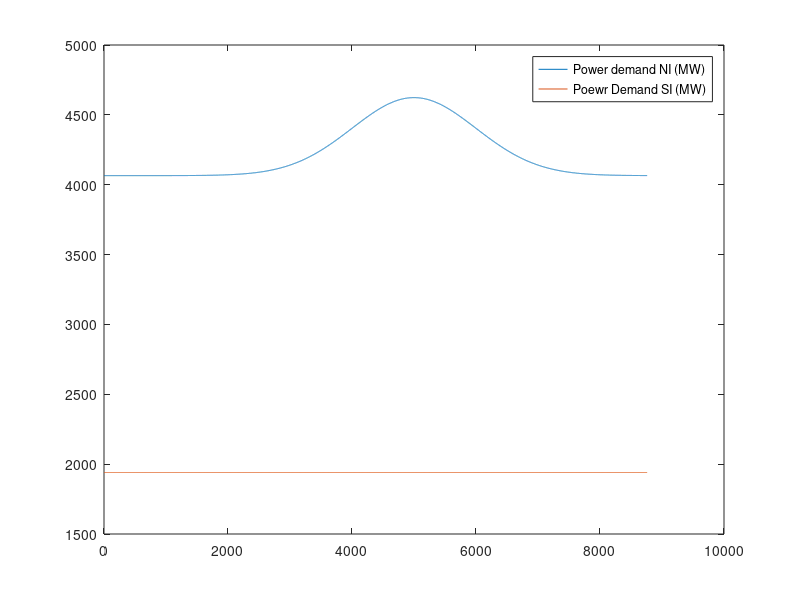
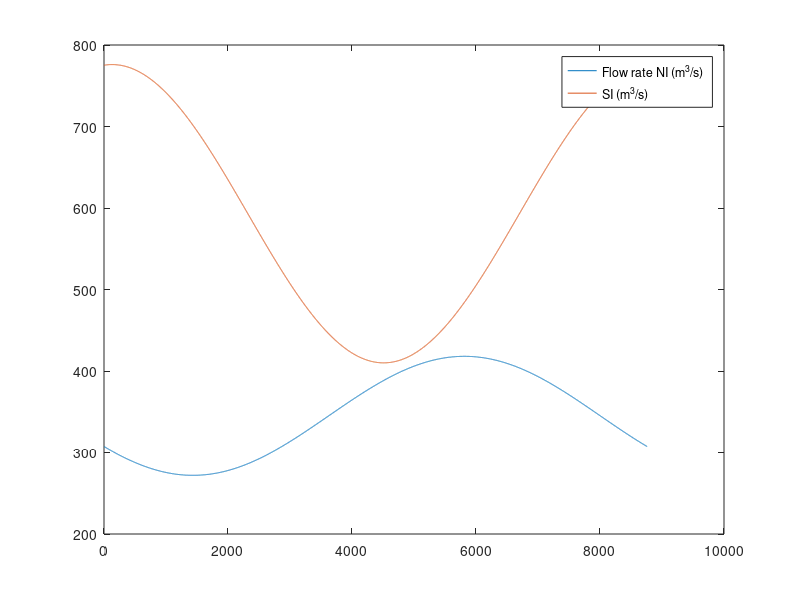
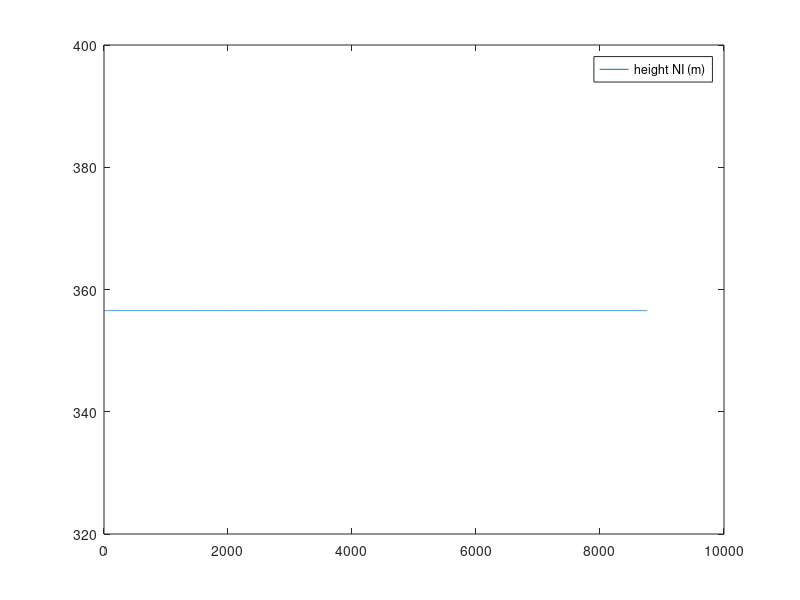
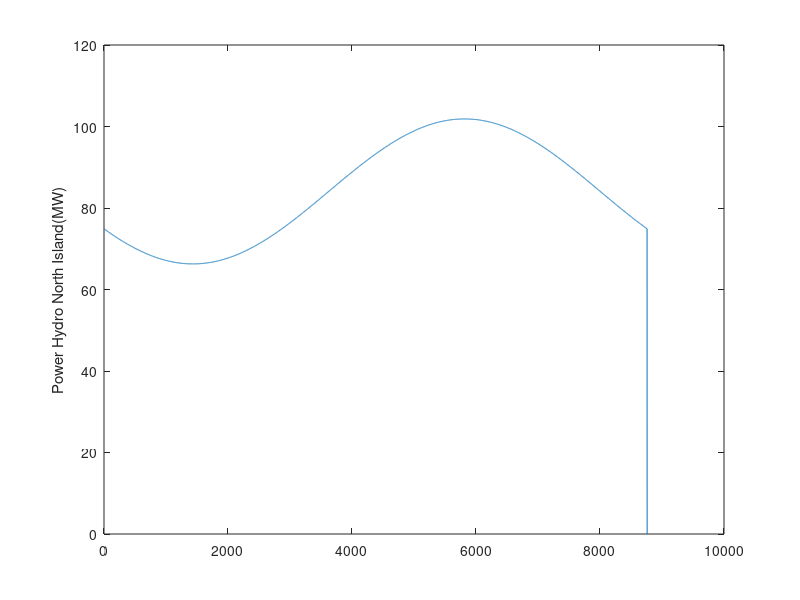

The MATLAB source for these figures, in order:
% EMTH171
% Case Study 2?
% Name: Hannah Tiong, Lixuan Feng?
% Solution Method

clear
clc

%Variables with assosciated differential equation

Hni0 = 356.55;  % initial height of NI lake (m)
Hsi0 = 406;    % inital height of SL lake (m)
Vni0 = 0;        % inital volume of NI lake (m^3)
Vsi0 = 0;        % inital volume of SI lake (m^3)

% fixed parameters
Ani = 620e6; % surface area of NL lake (m^2)
Asi = 350e6; % surface area of SL lake (m^2)
K = 1.55;   %   m^0.5/s
L = 300;     % length of spillway weir (m)
Hwni = 357.25; % height of NI weir     (m)
Hwsi = 410;    % height of SL weir     (m)
mean = 5000;    % mean for Normal distribution for North Island Power demand (h)
sd  = 1000;     % standard deviation (h)
t = 8760;
 
p = 998;   % kg/m^3
g = 9.81;    % gravity (m/s^2)
Hgen_ni = 80;   % height of NI generator(m)
Hgen_si = 0;    % heigth of SI generator(m)
% P_hydro = power;%%%%%%
Psi_hydro = 1 ;
% Equations
%Pni_demand = @(t) 4125 + 1.4e6 * normpdf(t, mean, sd); % power demand (MW) in North Island?
%Psi_demand = 1940;    % power demand (MW) in South Isaland?
f_Fni_in = @(t)  345 + 73* sin((2*pi*(t-3624))/8760); % inlet flow (m^3/s) North Island
f_Fni_gen = f_Fni_in;
f_Fni_spill = @(Hni) K*L*(Hni-Hwni)^1.5;                          


f_Fsi_in = @(t)  593 - 183* sin((2*pi*(t-2320))/8760); % inlet flow (m^3/s) South Island
f_Fsi_gen = @(t,Hni,Hsi) (Psi_hydro*10^6/0.9*p*g*(Hsi-Hgen_si)) ;
f_Fsi_spill = @(Hsi) (K*L*(Hsi-Hwsi)^1.5);


%dhni/dt
%f1 = @(t,Hni) ((f_Fni_in - f_Fni_gen - f_Fni_spill(Hni))/Ani) * 3600 ;*3600 for (m^3/s to m^3/h)
 f1 = @(t,Hni)   (f_Fni_spill(Hni)/Ani)*3600 ; % (m^3/h)
 %f1 =   @(t,Hni) (K*L*(Hni-Hwni)^1.5)*3600;

% dhsi/dt define on for no spill as well as if spill Hsi>Hwsi
f2a = @(t,Hni, Hsi) ((f_Fsi_in(t) - f_Fsi_gen(t,Hni,Hsi) - f_Fsi_spill(Hsi))/Asi)*3600; % (m^3/h)
f2b = @(t,Hni, Hsi) ((f_Fsi_in(t) - f_Fsi_gen(t,Hni,Hsi))/Asi)*3600;

%dVni/dt
f3 = @(t, Hni) f_Fni_spill*3600;
%dVsi/dt
f4 = @(t, Hni, Hsi) f_Fsi_spill*3600;

% Eulers Method

dt = 1; % (hr)
T_end = 8760;

% Equation for power demand
f_Pni_demand = @(t) 4065 + 1.4e6 * normpdf(t, mean, sd); % power demand (MW) in North Island?
f_Psi_demand = @(t) 1940; % power demand (MW) in South Isaland?

Pni_hydro = @(t,Hni) (0.9* (345 + 73* sin((2*pi*(t-3624))/8760)) *p*g*(Hni-Hgen_ni))/10e6;

%Equation for power demand derivative
%dPni_demand = @(t)1.4e6 * (-2*(t-mean))/(2*sd^2) * normpdf(t, mean, sd);
%dPsi_demand = @(t) 0;
% Equation for flow inlet derivative
%dFni_in = (73*2*pi/8760)*cos((2*pi*(t-3624))/8760);
%dFsi_in = (-183*2*pi/8760)*cos((2*pi*(t-2320)/8760));

%Set Hni, Hsi, Vni, Vsi arrays and initialise it
Hni = zeros(1,T_end) ;
Hsi = zeros(1,T_end);
Vni = zeros(1,T_end);
Vsi = zeros(1,T_end);

Hni(1)= Hni0;
Hsi(1) = Hsi0;

% Set time, power demand, flow inlet arrays
TArray = 1 : 1 : 8760;
Pni_demand = zeros(1,T_end);
Psi_demand = zeros(1,T_end);
Fni_in = zeros(1,T_end);
Fsi_in = zeros(1,T_end);
Fni_gen = zeros(1,T_end);

% Power hydro generation of North Island
Pni_hydroArray = zeros(1, T_end);
Eni_hydro = 0;  % amount of hydro generation in NI


for i = 1: T_end -1
   
    % differential eq for height of north island
    if Hni(i)> Hwni   % if Height of lake greater than weir
         Hni(i+1) = Hni(i) + dt*f1(i,Hni(i));
    else    % Fspill = 0 fo f1 = 0
        Hni(i+1) = Hni(i) + dt*0;
    end
   
    if Hsi(i) > Hwsi % got spill
       
        Hsi(i+1) = Hsi(i) + dt*f2a(i,Hni(i),Hsi(i));  %f2a (11/10)(t,Hni,Hsi) for time being Hni has no effect
    else   % no spill, f2a omits F_spill
        Hsi(i+1) = Hsi(i) + dt*f2b(i,Hni(i),Hsi(i));
       
    end
   
   
    %Arrays for poewr demand and low array using loop
    %Calculate power demand for South Island and North Island rate
   
    Pni_demand(i) = f_Pni_demand(i);
    Psi_demand(i) = f_Psi_demand(i);
    Fni_in(i) = f_Fni_in(i);
    Fsi_in(i) = f_Fsi_in(i);
   
    % add on last value for power demand and flow inlet
    if i == T_end - 1
        Pni_demand(i+1) = f_Pni_demand(i+1);
        Psi_demand(i+1) = f_Psi_demand(i+1);
        Fni_in(i+1) = f_Fni_in(i+1);
        Fsi_in(i+1) = f_Fsi_in(i+1);
    end
   
   
    %Fsi_in(i) = f_Fsi_in(i);
    %Set generating flow for North Island, initially same as Flow in
    Fni_gen(i)= Fni_in(i);
   
   
    % rate of energy generation hydroelectric generation in NI
    %Pni_hydro = (0.9*Fni_gen(i)*p*g*(Hni(i) - Hgen_ni))/10e6 ; % divide by 10e6 : W to MW
    Pni_hydroArray(i) = Pni_hydro(i, Hni(i));
    % amount of energy generation
    Eni_hydro = Eni_hydro + Pni_hydroArray(i);
 
   
end
Eni_hydro;

geothermal_gen = 1525; % MW geothermal_generation
total_wind_capacity = 4130; % MW N:80% S:20%
N_wind_capacity = 3304; % guess value for wind north capacity
S_wind_capacity = 826; % guess value for wind south capacity
wind_gen_N = N_wind_capacity* 0.41; % north island wind generation
Total = Pni_hydroArray + geothermal_gen + wind_gen_N;

figure(6)
plot(Total, TArray);
ylabel('total of hydro, geothermal and wind genration')

% Arrays for power demand and flow inlet in one go (Array)
%Pni_demand =  f_Pni_demand(TArray);
%for n = 1 : T_end %    generate Power demand for SI with loop because value
%                         is constane Array cant work
 %Psi_demand(n) = f_Psi_demand(n);
%end
%Fni_in = f_Fni_in(TArray);
%Fsi_in = f_Fsi_in(TArray);


% Plotting

figure(1) % Power demand
plot(TArray, Pni_demand);
hold on
plot(TArray, Psi_demand);
hold off
legend("Power demand NI (MW)","Poewr Demand SI (MW)");


figure(2) % Flow rate (m^3/s)
plot(TArray, Fni_in);
hold on
plot(TArray, Fsi_in);
hold off
legend('Flow rate NI (m^3/s)','SI (m^3/s)');

figure(3) % 4 variables
plot(TArray, Hni);
%hold on
%plot(TArray, Hsi);   %%% !!! Something wrong with Hsi goes to infinity
%hold off

legend('height NI (m)');

figure(4)
plot(TArray,Pni_hydroArray); % hydro_electric geneation
ylabel('Power Hydro North Island(MW)');


% caculate the wind capacity factor
CF = @(t) 0.41 + 0.12*sin((2*pi*(t-5560))/8760);

for i = 1: T_end
    CF_Array(i) = CF(i);
end

figure(5)
plot(TArray, CF_Array)
ylabel('capacity factor for wind')